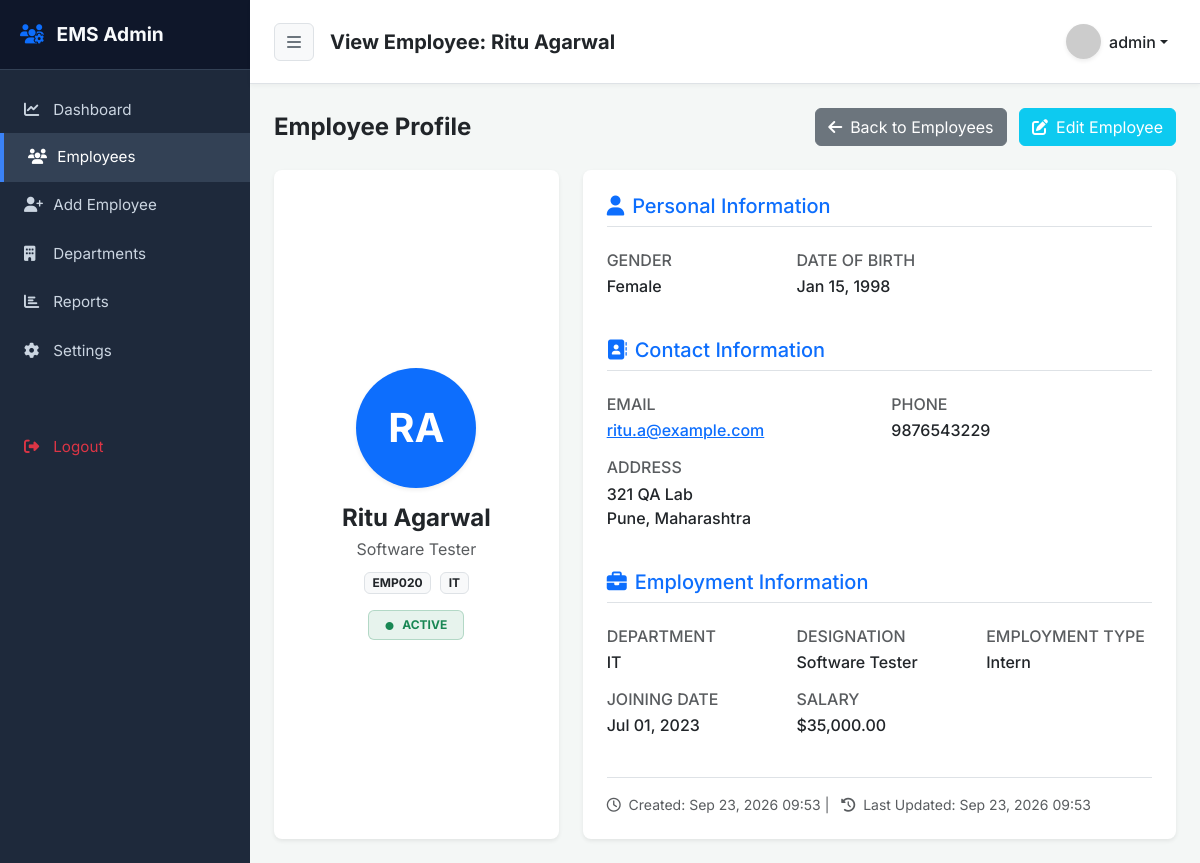
The page /view_employee.php?id=20 (signed in) on the database its author committed.
### tables this page shows
CREATE TABLE employees (
    id INT PRIMARY KEY AUTO_INCREMENT,
    employee_code VARCHAR(20) NOT NULL UNIQUE,
    first_name VARCHAR(50) NOT NULL,
    last_name VARCHAR(50) NOT NULL,
    email VARCHAR(100) NOT NULL UNIQUE,
    phone VARCHAR(20),
    gender ENUM('Male', 'Female', 'Other'),
    date_of_birth DATE,
    department_id INT,
    designation VARCHAR(100),
    joining_date DATE,
    salary DECIMAL(10,2),
    employment_type ENUM('Full Time', 'Part Time', 'Intern'),
    address TEXT,
    city VARCHAR(50),
    state VARCHAR(50),
    status ENUM('Active', 'Inactive') DEFAULT 'Active',
    profile_image VARCHAR(255),
    created_at TIMESTAMP DEFAULT CURRENT_TIMESTAMP,
    updated_at TIMESTAMP DEFAULT CURRENT_TIMESTAMP ON UPDATE CURRENT_TIMESTAMP,
    FOREIGN KEY (department_id) REFERENCES departments(id) ON DELETE SET NULL
);

CREATE TABLE departments (
    id INT PRIMARY KEY AUTO_INCREMENT,
    department_name VARCHAR(100) NOT NULL,
    description TEXT,
    created_at TIMESTAMP DEFAULT CURRENT_TIMESTAMP
);

### view_employee.php (the view, shortened to what this page needs)
<?php
require_once 'config/database.php';
$id = (int)$_GET['id'];
$stmt = $pdo->prepare("
    SELECT e.*, d.department_name
    FROM employees e
    LEFT JOIN departments d ON e.department_id = d.id
    WHERE e.id = ?
");
$stmt->execute([$id]);
$emp = $stmt->fetch();
$page_title = "View Employee: " . htmlspecialchars($emp['first_name'] . ' ' . $emp['last_name']);
require_once 'includes/header.php';
require_once 'includes/sidebar.php';
require_once 'includes/navbar.php';
?>
<div class="container-fluid p-4">
    <div class="d-flex justify-content-between align-items-center mb-4">
        <h4 class="fw-bold mb-0 text-dark">Employee Profile</h4>
        <div>
            <a href="employees.php" class="btn btn-secondary me-2"><i class="fa-solid fa-arrow-left me-2"></i>Back to Employees</a>
            <a href="edit_employee.php?id=<?= $emp['id'] ?>" class="btn btn-info text-white"><i class="fa-solid fa-pen-to-square me-2"></i>Edit Employee</a>
        </div>
    </div>
    <div class="row g-4">
        <div class="col-md-4">
            <div class="card border-0 shadow-sm rounded-3 text-center h-100">
                <div class="card-body p-4 d-flex flex-column align-items-center justify-content-center">
                    <?php if(!empty($emp['profile_image'])): ?>
                        <img src="assets/images/uploads/<?= htmlspecialchars($emp['profile_image']) ?>" class="rounded-circle shadow-sm mb-3 object-fit-cover" width="120" height="120" alt="Profile">
                    <?php else: ?>
                        <div class="bg-primary text-white rounded-circle d-flex align-items-center justify-content-center mb-3 shadow-sm fw-bold" style="width: 120px; height: 120px; font-size: 40px;">
                            <?= strtoupper(substr($emp['first_name'], 0, 1) . substr($emp['last_name'], 0, 1)) ?>
                        </div>
                    <?php endif; ?>
                    <h4 class="fw-bold text-dark mb-1"><?= htmlspecialchars($emp['first_name'] . ' ' . $emp['last_name']) ?></h4>
                    <p class="text-muted mb-2"><?= htmlspecialchars($emp['designation'] ?: 'No Designation') ?></p>
                    <div class="mb-3">
                        <span class="badge bg-light text-dark border"><?= htmlspecialchars($emp['employee_code']) ?></span>
                        <span class="badge bg-light text-dark border ms-1"><?= htmlspecialchars($emp['department_name'] ?? 'No Dept') ?></span>
                    </div>
                    <?php if($emp['status'] == 'Active'): ?>
                        <span class="badge bg-success bg-opacity-10 text-success border border-success border-opacity-25 px-3 py-2"><i class="fa-solid fa-circle text-success" style="font-size: 8px; margin-right: 6px;"></i> ACTIVE</span>
                    <?php else: ?>
                        <span class="badge bg-danger bg-opacity-10 text-danger border border-danger border-opacity-25 px-3 py-2"><i class="fa-solid fa-circle text-danger" style="font-size: 8px; margin-right: 6px;"></i> INACTIVE</span>
                    <?php endif; ?>
                </div>
            </div>
        </div>
        <div class="col-md-8">
            <div class="card border-0 shadow-sm rounded-3 h-100">
                <div class="card-body p-4">
                    <h5 class="text-primary border-bottom pb-2 mb-4"><i class="fa-solid fa-user me-2"></i>Personal Information</h5>
                    <div class="row mb-4">
                        <div class="col-sm-4 mb-3">
                            <h6 class="text-muted mb-1 fs-7 text-uppercase">Gender</h6>
                            <div class="fw-medium text-dark"><?= htmlspecialchars($emp['gender'] ?? 'N/A') ?></div>
                        </div>
                        <div class="col-sm-4 mb-3">
                            <h6 class="text-muted mb-1 fs-7 text-uppercase">Date of Birth</h6>
                            <div class="fw-medium text-dark"><?= !empty($emp['date_of_birth']) ? date('M d, Y', strtotime($emp['date_of_birth'])) : 'N/A' ?></div>
                        </div>
                    </div>
                    <h5 class="text-primary border-bottom pb-2 mb-4"><i class="fa-solid fa-address-book me-2"></i>Contact Information</h5>
                    <div class="row mb-4">
                        <div class="col-sm-6 mb-3">
                            <h6 class="text-muted mb-1 fs-7 text-uppercase">Email</h6>
                            <div class="fw-medium text-dark"><a href="mailto:<?= htmlspecialchars($emp['email']) ?>"><?= htmlspecialchars($emp['email']) ?></a></div>
                        </div>
                        <div class="col-sm-6 mb-3">
                            <h6 class="text-muted mb-1 fs-7 text-uppercase">Phone</h6>
                            <div class="fw-medium text-dark"><?= htmlspecialchars($emp['phone'] ?? 'N/A') ?></div>
                        </div>
                        <div class="col-sm-12 mb-3">
                            <h6 class="text-muted mb-1 fs-7 text-uppercase">Address</h6>
                            <div class="fw-medium text-dark">
                                <?= htmlspecialchars($emp['address'] ?? 'N/A') ?>
                                <?php if(!empty($emp['city']) || !empty($emp['state'])): ?>
                                    <br><?= htmlspecialchars(trim($emp['city'] . ', ' . $emp['state'], ', ')) ?>
                                <?php endif; ?>
                            </div>
                        </div>
                    </div>
                    <h5 class="text-primary border-bottom pb-2 mb-4"><i class="fa-solid fa-briefcase me-2"></i>Employment Information</h5>
                    <div class="row mb-4">
                        <div class="col-sm-4 mb-3">
                            <h6 class="text-muted mb-1 fs-7 text-uppercase">Department</h6>
                            <div class="fw-medium text-dark"><?= htmlspecialchars($emp['department_name'] ?? 'N/A') ?></div>
                        </div>
                        <div class="col-sm-4 mb-3">
                            <h6 class="text-muted mb-1 fs-7 text-uppercase">Designation</h6>
                            <div class="fw-medium text-dark"><?= htmlspecialchars($emp['designation'] ?? 'N/A') ?></div>
                        </div>
                        <div class="col-sm-4 mb-3">
                            <h6 class="text-muted mb-1 fs-7 text-uppercase">Employment Type</h6>
                            <div class="fw-medium text-dark"><?= htmlspecialchars($emp['employment_type'] ?? 'N/A') ?></div>
                        </div>
                        <div class="col-sm-4 mb-3">
                            <h6 class="text-muted mb-1 fs-7 text-uppercase">Joining Date</h6>
                            <div class="fw-medium text-dark"><?= !empty($emp['joining_date']) ? date('M d, Y', strtotime($emp['joining_date'])) : 'N/A' ?></div>
                        </div>
                        <div class="col-sm-4 mb-3">
                            <h6 class="text-muted mb-1 fs-7 text-uppercase">Salary</h6>
                            <div class="fw-medium text-dark"><?= !empty($emp['salary']) ? '$' . number_format($emp['salary'], 2) : 'N/A' ?></div>
                        </div>
                    </div>
                    <div class="text-muted small mt-4 pt-3 border-top">
                        <i class="fa-regular fa-clock me-1"></i> Created: <?= date('M d, Y H:i', strtotime($emp['created_at'])) ?>
                        | <i class="fa-solid fa-clock-rotate-left me-1 ms-2"></i> Last Updated: <?= date('M d, Y H:i', strtotime($emp['updated_at'])) ?>
                    </div>
                </div>
            </div>
        </div>
    </div>
</div>
<?php require_once 'includes/footer.php'; ?>

### includes/navbar.php (shortened to what this page needs)
<div id="page-content-wrapper">
    <nav class="navbar navbar-expand-lg navbar-light bg-white px-4 border-bottom py-3">
        <div class="d-flex align-items-center">
            <button class="btn btn-light me-3 border" id="menu-toggle">
                <i class="fa-solid fa-bars text-secondary"></i>
            </button>
            <h5 class="mb-0 fw-bold text-dark"><?= $page_title ?? 'Dashboard' ?></h5>
        </div>
        <div class="collapse navbar-collapse" id="navbarSupportedContent">
            <ul class="navbar-nav ms-auto mt-2 mt-lg-0">
                <li class="nav-item dropdown">
                    <a class="nav-link dropdown-toggle d-flex align-items-center fw-medium text-dark" href="#" id="navbarDropdown" role="button" data-bs-toggle="dropdown" aria-haspopup="true" aria-expanded="false">
                        <img src="https://ui-avatars.com/api/?name=Admin&background=4f46e5&color=fff" class="rounded-circle me-2 shadow-sm" width="35" height="35" alt="Admin">
                        <?= htmlspecialchars($_SESSION['username'] ?? 'Administrator') ?>
                    </a>
                </li>
            </ul>
        </div>
    </nav>

### assets/css/style.css (style rules this page uses)
body { font-family: 'Inter', sans-serif; background-color: #f4f7f6; overflow-x: hidden; }
#page-content-wrapper { min-width: 0; width: 100%; transition: all .25s ease-out; }
.navbar { background-color: #fff; box-shadow: 0 2px 4px rgba(0,0,0,0.04); }

### rows shown on the page
employees: page_title "View Employee: Ritu Agarwal", first_name+last_name "RA", first_name+last_name "Ritu Agarwal", designation "Software Tester", employee_code "EMP020", department.department_name "IT", gender "Female", date_of_birth "Jan 15, 1998", email "ritu.a@example.com", phone "9876543229", address "321 QA Lab", city+state "Pune, Maharashtra", employment_type "Intern", joining_date "Jul 01, 2023", salary "35,000.00", created_at "Sep 23, 2026 09:53", updated_at "Sep 23, 2026 09:53"

### other values the page prints
$_SESSION['username'] "admin"
